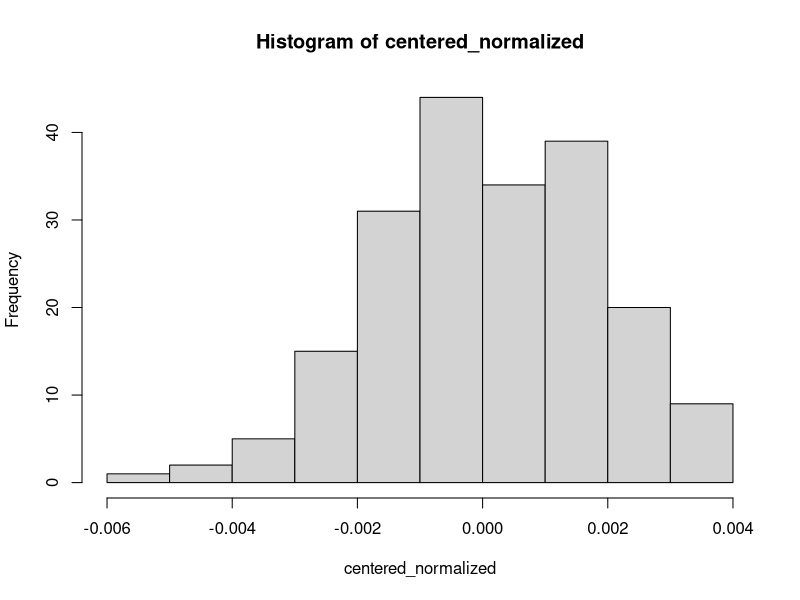
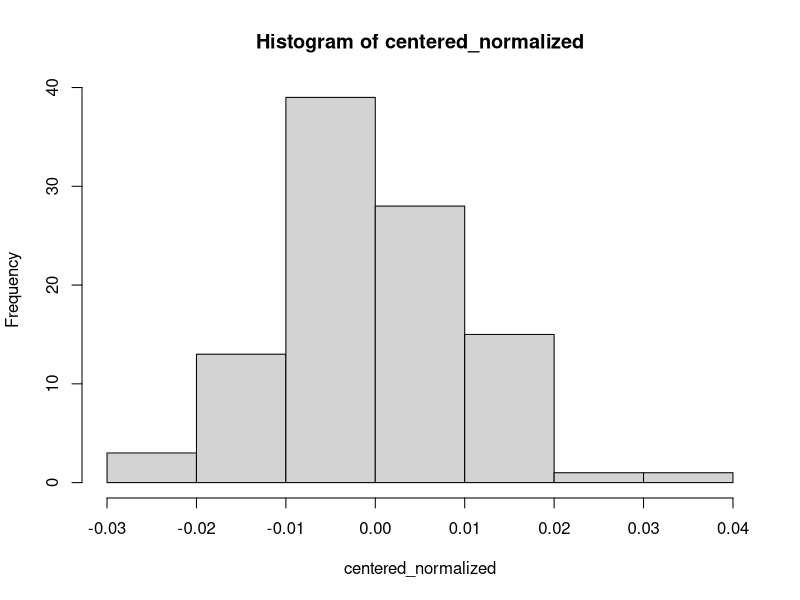
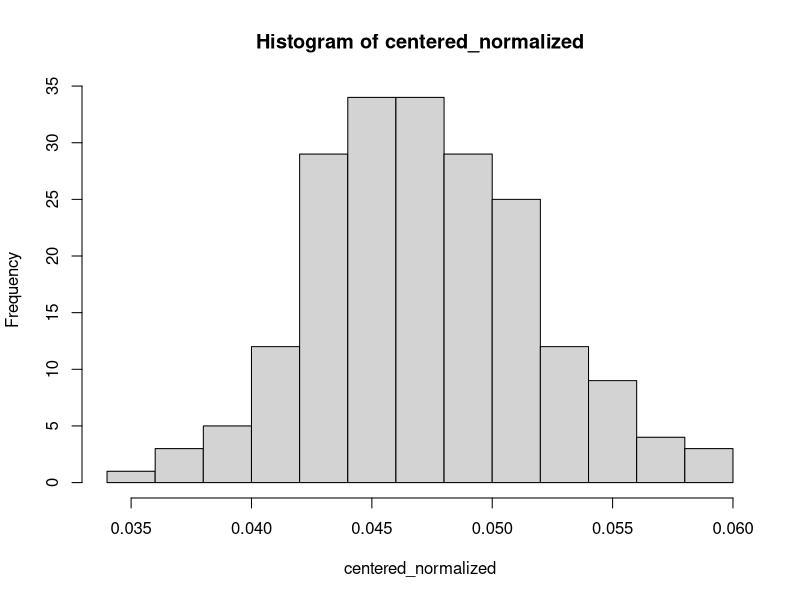
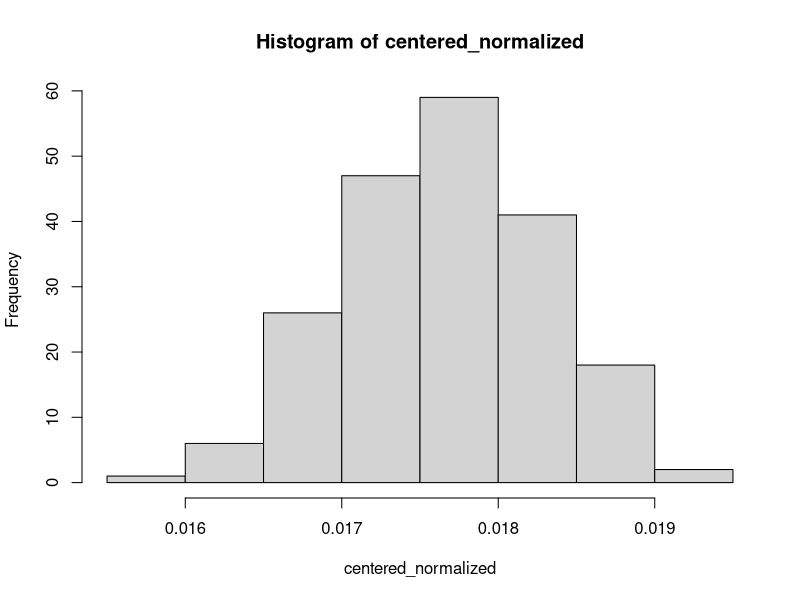

R code for these plots, in order:
## PROBLEMA 1 ##
# Fixem un N, per exemple N = 200 i un B, per exemple B = 400. Realitzeu les següents operacions:
# (a) Genereu N mostres de mida B, d'una distribució de Bernoulli amb paràmetre p = 0.5, en forma d'una matriu A, de dimensió N x B.
# Calculeu la llista a de les N sumes de les N files de A, tal i com es va explicar al guió de la Pràctica 3
p <- 0.5
N <- 200
B <- 400
A <- matrix(rbinom(N*B, 1, p), N)
a <- apply(A, 1, sum)

# (b) Calculeu l'esperança teòrica mu i la variància sigma^2 (en aquest cas de la llei Bernoulli(p))
E <- p
Var <- p*(1-p)

# (c) De cada fila de la matriu calculeu la mitjana, obtenin així un vector de mitjanes
M <- apply(A, 1, mean)

# (d) Centreu i normalizeu el vector de mitjanes (recordeu que cal restar la mitjana teòrica mu i dividir per la desviació teòrica sigma/sqrt(n))
centered_normalized <- (M - E)/sqrt(N)

# (e) Dibuixeu l'histograma del vector de mitjanes normalitzat amb la corba de la densitat de la normal, què observem? Cal augmentar el valor de N per obtenir una aproximació millor? Sembla que si.
hist(centered_normalized)


## PROBLEMA 2 ##
# Genereu una matriu N x B corresponent a N mostres de mida B d'una variable aleatòria amb funció de massa de probabilitat:
# P(X = -2) = 1/8, P(X = -1) = 1/8, P(X = 0) = 1/2, P(X = 1) = 1/8, P(X = 2) = 1/8
# Podeu prendre N = 100 i B = 100. Calculeu i responeu els mateixos apartats que en l'exercici 1 per aquesta variable aleatòria i per aquests valors de N i B.

# Calculeu la llista a de les N sumes de les N files de A, tal i com es va explicar al guió de la Pràctica 3
N <- 100
B <- 100
y <- sample(c(-2,-1,0,1,2), N*B, prob=c(1/8,1/8,1/2,1/8,1/8), replace=TRUE)
A <- matrix(y, N)
a <- apply(A, 1, sum)

# (b) Calculeu l'esperança teòrica mu i la variància sigma^2 (en aquest cas de la llei uniforme continua)
E <- (-2+2)/2
Var <- (-2-2)^2/12

# (c) De cada fila de la matriu calculeu la mitjana, obtenin així un vector de mitjanes
M <- apply(A, 1, mean)

# (d) Centreu i normalizeu el vector de mitjanes (recordeu que cal restar la mitjana teòrica mu i dividir per la desviació teòrica sigma/sqrt(n))
centered_normalized <- (M - E)/sqrt(N)

# (e) Dibuixeu l'histograma del vector de mitjanes normalitzat amb la corba de la densitat de la normal, què observem? Cal augmentar el valor de N per obtenir una aproximació millor? Sembla que si.
hist(centered_normalized)

## PROBLEMA 3 ##
# Genereu una matriu N x B corresponent a N mostres de mida B d'una variable aleatòria amb funció de massa de probabilitat.
# P(X = 5) = 1/3, P(X = 7) = 1/2, P(X = 9) = 1/6
# Podeu prendre N = 200 i B = 400. Calculeu i responeu els mateixos apartats que l'exercici 1 per aquesta variable aleatòria.
N <- 200
B <- 400
y <- sample(c(5,7,9), N*B, prob=c(1/3,1/2,1/6), replace=TRUE)
A <- matrix(y, N)
a <- apply(A, 1, sum)

# (b) Calculeu l'esperança teòrica mu i la variància sigma^2 (en aquest cas de la llei uniforme continua)
E <- (5+7)/2
Var <- (7-5)^2/12

# (c) De cada fila de la matriu calculeu la mitjana, obtenin així un vector de mitjanes
M <- apply(A, 1, mean)

# (d) Centreu i normalizeu el vector de mitjanes (recordeu que cal restar la mitjana teòrica mu i dividir per la desviació teòrica sigma/sqrt(n))
centered_normalized <- (M - E)/sqrt(N)

# (e) Dibuixeu l'histograma del vector de mitjanes normalitzat amb la corba de la densitat de la normal, què observem? Cal augmentar el valor de N per obtenir una aproximació millor? Sembla que si.
hist(centered_normalized)


## PROBLEMA 4 ##
# Genereu una matru N x B corresponent a N mostres de mida B d'una variable aleatòria contínua amb funció de densitat: f(x) = 3x^2 1(0,1) (x).
# Podeu prendre N = 200 i B = 400. Calculeu i responeu els mateixos apartats que l'exercici 1 per aquesta variable aleatòria.
# Funció de distribució: x^3 si 0 ≤ x < 1

N <- 200
B <- 400

# Obtenim els nombres
u <- runif(B*N)

# Apliquem la inversa
y <- (u)^{1/3}

# Generem la matriu
dim(y) <- c(N, B)

a <- apply(y, 1, sum)

# (b) Calculeu l'esperança teòrica mu i la variància sigma^2 (en aquest cas de la llei uniforme continua)
E <- (0+1)/2
Var <- (1-0)^2/12

# (c) De cada fila de la matriu calculeu la mitjana, obtenin així un vector de mitjanes
M <- apply(y, 1, mean)

# (d) Centreu i normalizeu el vector de mitjanes (recordeu que cal restar la mitjana teòrica mu i dividir per la desviació teòrica sigma/sqrt(n))
centered_normalized <- (M - E)/sqrt(N)

# (e) Dibuixeu l'histograma del vector de mitjanes normalitzat amb la corba de la densitat de la normal, què observem? Cal augmentar el valor de N per obtenir una aproximació millor? Sembla que si.
hist(centered_normalized)


## PROBLEMA 5 ##
# Fixem un N, per exemple N = 200 i un B, per exemple B = 400, i un t una mica més petit que N, per exemple t = 186.
# Realitxeu les següents operacions:
# (a) Genereu N mostres de mida B, d'una distribució de Bernoulli amb paràmetre p = 0.5, en forma d'una matriu A, de dimensió N x B. Calculeu la llista a de les N sumes de les N files de A.
p <- 0.5
N <- 200
B <- 400
t <- 186
A <- matrix(rbinom(N*B, 1, p), N)
a <- apply(A, 1, sum)

# (b) Quins són els paràmetres mu i sigma de la llei normal que aproxima bé la distribució de a?
# mu és l'esperança i la variància és sigma^2
mu <- p # esperança
sigma <- sqrt(p*(1-p)) # variància

# (c) Calculeu utilitzant l'aproximació de la Normal de l'apartat anterior el nombre d'elements de la llista a que haurien de ser menors que t. Comproveu que heu obtingut una bona aproximació.
M <- apply(A, 1, mean)
result <- (M - mu)/(sigma/sqrt(N))
pnorm(t, mu, sigma)